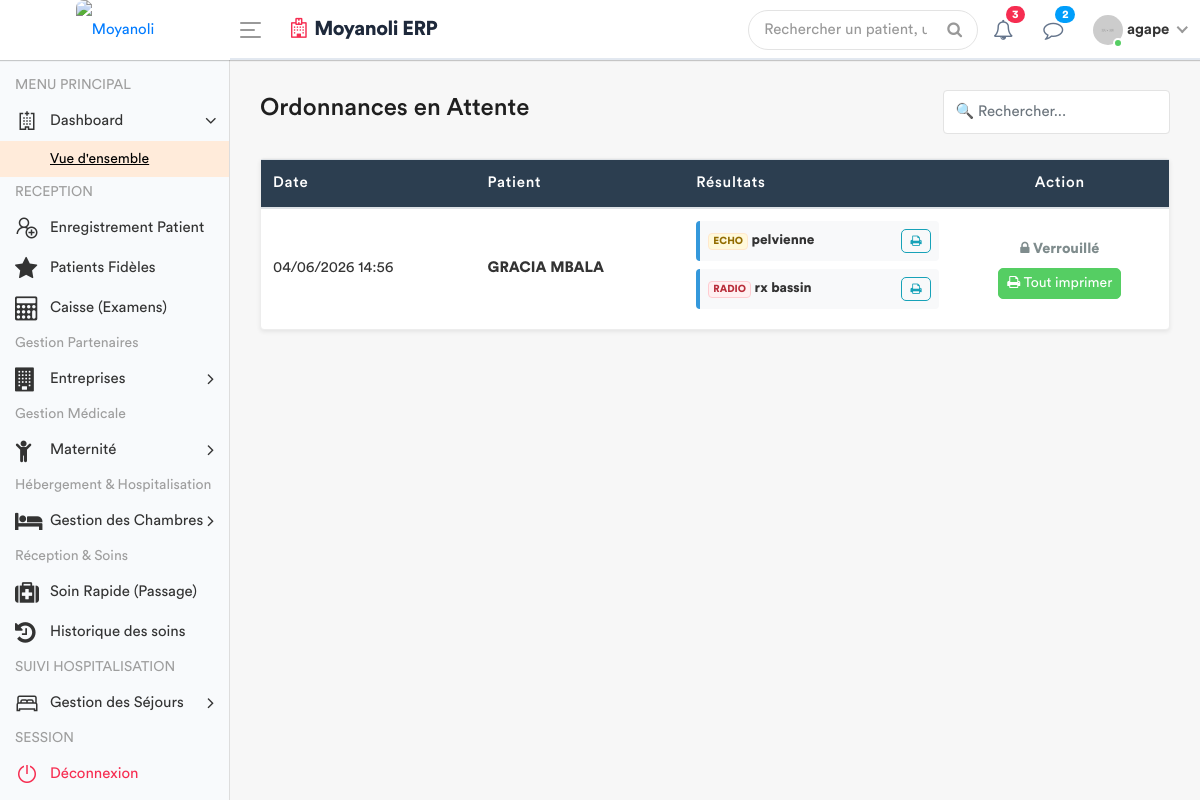
Before: /medecin/salle-d-attente/ (signed in) with the older database file.
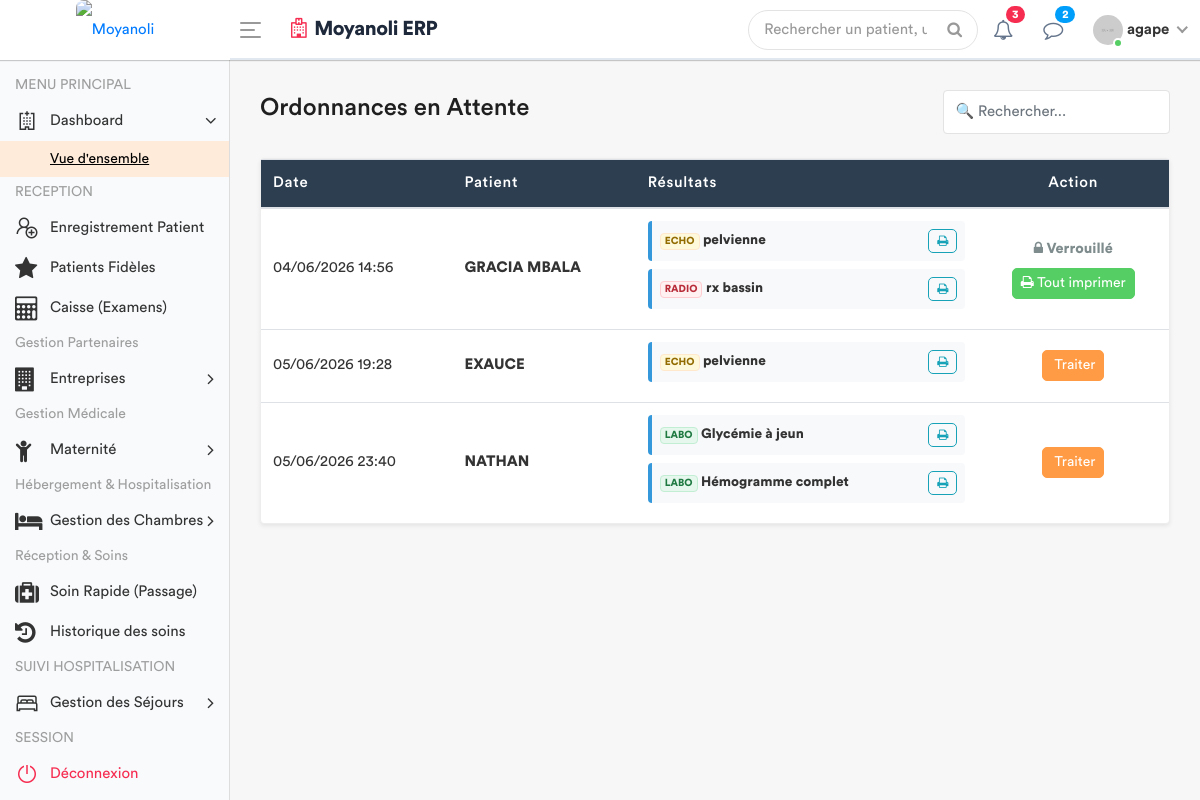
After: the same page with the newer database file.
### apps/models.py (models this page shows, shortened)
class Consultation(models.Model):
    triage = models.OneToOneField(SigneVital, db_index=True, on_delete=models.CASCADE)
    medecin = models.ForeignKey(settings.AUTH_USER_MODEL, on_delete=models.SET_NULL, null=True)
    motif_consultation = models.TextField(verbose_name="Motif")
    histoire_maladie = models.TextField(verbose_name="Histoire de la maladie")
    examen_physique = models.TextField(verbose_name="Examen physique")
    complement_d_anamnese = models.CharField(max_length=200, null=True)
    hypothese_diagnostique = models.TextField(verbose_name="Hypothèse diagnostique")
    date_creation = models.DateTimeField(default=timezone.now)
    consultation_payee = models.BooleanField(default=False, verbose_name="Consultation payée")

class SigneVital(models.Model):
    patient = models.ForeignKey(Patient, on_delete=models.CASCADE)
    temperature = models.DecimalField(max_digits=4, decimal_places=1)
    poids = models.DecimalField(max_digits=5, decimal_places=2)
    tension_arterielle = models.CharField(max_length=10)
    frequence_cardiaque = models.IntegerField()
    frequence_respiratoire = models.IntegerField(null=True, blank=True)
    saturation_oxygene = models.IntegerField(null=True, blank=True)
    date_prelevement = models.DateTimeField(default=timezone.now)
    infirmier = models.ForeignKey(User, on_delete=models.SET_NULL, null=True)
    est_consulte = models.BooleanField(default=False)

class Patient(models.Model):
    TYPE_CHOICES = [
        ('SIMPLE', 'Patient Simple'),
        ('FIDELE', 'Patient Fidèle'),
        ('CONVENTIONNE', 'Patient Conventionné'),
    ]
    code_patient = models.CharField(max_length=20, unique=True, editable=False)
    noms = models.CharField(max_length=100)
    service = models.ForeignKey('Service', on_delete=models.PROTECT, related_name='patients', null=True)
    sexe = models.CharField(max_length=1, choices=[('M', 'Masculin'), ('F', 'Féminin')])
    age = models.CharField(max_length=30)
    adresse = models.TextField()
    telephone = models.CharField(max_length=20)
    type_patient = models.CharField(max_length=15, choices=TYPE_CHOICES, default='SIMPLE')
    a_carte_fidelite = models.BooleanField(default=False, verbose_name="Possède carte de fidélité")
    entreprise = models.ForeignKey('Entreprise', on_delete=models.SET_NULL, null=True, blank=True, verbose_name="Entreprise (si conventionné)")
    fiche_payee = models.BooleanField(default=False)
    created_by = models.ForeignKey(User, on_delete=models.SET_NULL, null=True, related_name='patients_crees')
    date_creation = models.DateTimeField(auto_now_add=True)
    date_modification = models.DateTimeField(auto_now=True)

class DemandeExamen(models.Model):
    STATUT = [
        ('EN_ATTENTE', 'En attente'),
        ('TERMINE', 'Terminé'),
        ('ANNULE', 'Annulé'),
    ]
    consultation = models.ForeignKey(Consultation, related_name='examens', on_delete=models.CASCADE)
    prestation = models.ForeignKey(Prestation, on_delete=models.PROTECT)
    indication = models.TextField(blank=True, help_text="Note du médecin pour le technicien")
    resultat = models.TextField(blank=True, null=True)
    image_resultat = models.ImageField(upload_to='resultats_examens/', blank=True, null=True)
    technicien = models.ForeignKey(
        settings.AUTH_USER_MODEL,
        related_name='examens_realises',
        on_delete=models.SET_NULL,
        null=True,
        blank=True
    )
    statut = models.CharField(max_length=20, choices=STATUT, default='EN_ATTENTE')
    date_demande = models.DateTimeField(default=timezone.now)
    date_realisation = models.DateTimeField(null=True, blank=True)
    quantite = models.PositiveIntegerField(default=1)

class Prestation(models.Model):
    CATEGORIES = [
        ('ADM', 'Administratif'),
        ('CONS', 'Consultation'),
        ('LABO', 'Laboratoire'),
        ('SOIN', 'Soins'),
        ('ECHO', 'Échographie'),
        ('RADIO', 'Radiologie'),
        ('MED', 'Acte Médical'),
        ('CHIR', 'Acte Chirurgical'),
        ('CONS_MAT', 'Consultation Maternité'), # Nouvelle catégorie
        ('MAT', 'Forfait Maternité / Accouchement'), # Catégorie existante
    ]
    libelle = models.CharField(max_length=200, verbose_name="Libellé")
    categorie = models.CharField(max_length=10, choices=CATEGORIES, verbose_name="Catégorie")
    prix = models.DecimalField(max_digits=10, decimal_places=2, default=Decimal('0.00'), verbose_name="Prix (USD)")
    valeur_normale = models.CharField(
        max_length=150, blank=True, null=True,
        verbose_name="Valeur Normale / Référence (Labo uniquement)",
        help_text="Ex: 70-110 mg/dl, Négatif, etc."
    )
    class Meta:
        verbose_name = "Prestation"
        verbose_name_plural = "Prestations"

### apps/views.py (the view, shortened to what this page needs)
# urls.py: path('medecin/salle-d-attente/', views.liste_attente_ordonnance_view, name='liste_attente_medecin'),
@login_required
def liste_attente_ordonnance_view(request):
    consultations_en_attente = Consultation.objects.filter(
        examens__statut='TERMINE'
    ).prefetch_related('examens', 'ordonnance_set').distinct()
    role = Fonction.objects.filter(userKey=request.user).first()
    fonctionKey = role.fonctionKey.roleName if role else None
    return render(request, 'back-end/medecin/liste_attente.html', {
        'consultations_en_attente': consultations_en_attente,
        'fonctionKey': fonctionKey
    })

### apps/templates/back-end/medecin/liste_attente.html (shortened to what the changed rows need)
{% load static %}
<!DOCTYPE html>
<html lang="fr">
<head>
    {% include 'back-end/includes/css.html' %}
</head>
<body>
    <div class="main-wrapper">
        <div class="page-wrapper">
            <div class="content container-fluid">
                <div class="card shadow-sm">
                    <div class="card-body p-0">
                        <div class="table-responsive">
                            <table class="table table-hover mb-0" id="tablePatients">
                                <thead style="background: #2c3e50; color: white;">
                                    <tr>
                                        <th>Date</th>
                                        <th>Patient</th>
                                        <th>Résultats</th>
                                        <th class="text-center">Action</th>
                                    </tr>
                                </thead>
                                <tbody>
                                    {% for c in consultations_en_attente %}
                                    <tr>
                                        <td class="align-middle">{{ c.triage.date_prelevement|date:"d/m/Y H:i" }}</td>
                                        <td class="align-middle"><strong>{{ c.triage.patient.noms }}</strong></td>
                                        <td class="align-middle">
                                            {% for exam in c.examens.all %}
                                                {% if exam.statut == 'TERMINE' %}
                                                <div class="exam-card">
                                                    <div>
                                                        <span class="badge {% if exam.prestation.categorie == 'LABO' %}badge-labo{% elif exam.prestation.categorie == 'RADIO' %}badge-radio{% else %}badge-echo{% endif %}">
                                                            {{ exam.prestation.categorie }}
                                                        </span>
                                                        <strong>{{ exam.prestation.libelle }}</strong>
                                                    </div>
                                                    <a href="{% url 'imprimer_resultat' exam.id %}" target="_blank" class="btn btn-outline-info btn-exam"><i class="fa fa-print"></i></a>
                                                </div>
                                                {% endif %}
                                            {% endfor %}
                                        </td>
                                        <td class="text-center align-middle">
                                            {% if c.ordonnance_set.exists %}
                                                <div class="status-locked"><i class="fa fa-lock"></i> Verrouillé</div>
                                                <a href="{% url 'imprimer_consultation' c.id %}" target="_blank" class="btn btn-success btn-sm mt-2"><i class="fa fa-print"></i> Tout imprimer</a>
                                            {% else %}
                                                <button type="button" class="btn btn-primary btn-sm" data-toggle="modal" data-target="#modal{{ c.id }}">
                                                     Traiter
                                                </button>
                                            {% endif %}
                                        </td>
                                    </tr>
                                    {% endfor %}
                                </tbody>
                            </table>
                        </div>
                    </div>
                </div>
            </div>
        </div>
    </div>
</body>
</html>

Changed rows visible on the page:
added Consultation: triage.date_prelevement "05/06/2026 19:28", triage.patient.noms "EXAUCE"
added DemandeExamen: prestation.categorie "ECHO", prestation.libelle "pelvienne", shown under "05/06/2026 19:28"
added Consultation: triage.date_prelevement "05/06/2026 23:40", triage.patient.noms "NATHAN"
added DemandeExamen: prestation.categorie "LABO", prestation.libelle "Glycémie à jeun", shown under "05/06/2026 23:40"
added DemandeExamen: prestation.categorie "LABO", prestation.libelle "Hémogramme complet", shown under "05/06/2026 23:40"
